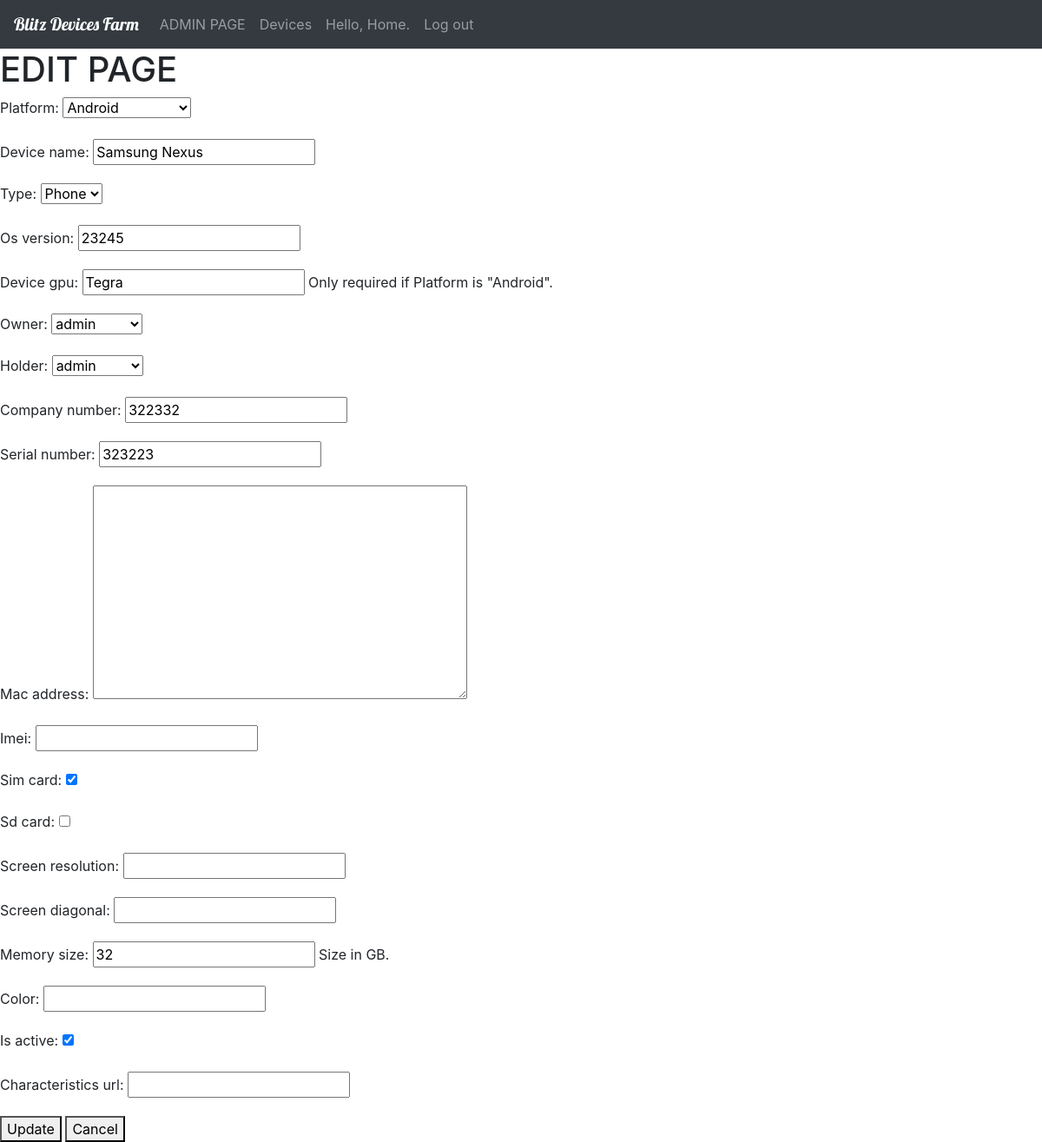
The app's page /2/edit (signed in) with its own data.
### users/models.py (models this page shows)
class User(AbstractUser):
    room = models.PositiveIntegerField(null=True)
    def __str__(self):
        return self.username

### devices_farm/models.py (models this page shows, shortened)
class Device(models.Model):
    objects = models.Manager()
    ANDROID = 'Android'
    IOS = 'iOS'
    WIN_MOBILE = 'Windows Mobile'
    PLATFORMS = (
        (IOS, IOS),
        (ANDROID, ANDROID),
        (WIN_MOBILE, WIN_MOBILE)
    )
    device_platform = models.CharField(
        name='platform',
        max_length=20,
        choices=PLATFORMS,
    )
    device_name = models.CharField(
        max_length=20,
    )
    PHONE = 'Phone'
    TABLET = 'Tablet'
    TYPES = (
        (PHONE, PHONE),
        (TABLET, TABLET),
    )
    device_type = models.CharField(
        name='type',
        max_length=20,
        choices=TYPES,
        default=PHONE,
    )
    os_version = models.CharField(
        max_length=10,
        default=None,
    )
    device_gpu = models.CharField(
        max_length=20,
        blank=True,
        help_text='Only required if Platform is "Android".',
    )
    device_owner = models.ForeignKey(
        User,
        name='owner',
        on_delete=models.SET_NULL,
        null=True,
        related_name='user_owner'
    )
    current_holder = models.ForeignKey(
        User,
        name='holder',
        on_delete=models.SET_NULL,
        null=True,
        related_name='user_holder'
    )
    company_number = models.CharField(
        max_length=20,
        blank=True,
        default='',
    )
    serial_number = models.CharField(
        max_length=20,
    )
    mac_address = MACAddressField(
        null=True,
        blank=True,
        integer=False,
        default='',
    )
    imei_number = models.CharField(
        name='imei',
        max_length=20,
        blank=True,
        default='',
    )
    sim_card = models.BooleanField(
        default=True,
    )
    sd_card = models.BooleanField(
        default=False,
    )
    screen_resolution = models.CharField(
        max_length=20,
        blank=True,
        default='',
    )
    screen_diagonal = models.CharField(
        max_length=20,
        blank=True,
        default='',
    )
    memory_size = models.IntegerField(
        help_text='Size in GB.',
    )
    device_color = models.CharField(
        name='color',
        max_length=20,
        blank=True,
        default='',
    )
    is_active = models.BooleanField(
        default=True,
    )
    characteristics_url = models.URLField(
        default='',
        blank=True,
    )
    class Meta:
        ordering = ['platform', 'type', 'device_name']

### devices_farm/views.py (the view)
# urls.py: url(r'^(?P<pk>\d+)/edit$', views.DeviceUpdate.as_view(), name='edit-device'),
class DeviceUpdate(UpdateView):
    model = Device
    fields = '__all__'
    template_name = 'devices_farm/edit_device.html'
    @method_decorator(login_required)
    def dispatch(self, request, *args, **kwargs):
        return super(DeviceUpdate, self).dispatch(request, *args, **kwargs)

### devices_farm/templates/devices_farm/edit_device.html (shortened to what this page needs)
{% extends "devices_farm/base.html" %}
{% block content %}
    <h1>EDIT PAGE</h1>
    <form method="post" action="{% url 'devices_farm:edit-device' device.pk %}">
        {{ form.as_p }}
        <button name="Submit">Update</button>
        <a href="{% url 'devices_farm:device' device.pk %}">
            <button name="Cancel">
                Cancel
            </button>
        </a>
    </form>
{% endblock content %}

### devices_farm/templates/devices_farm/base.html (shortened to what this page needs)
<!DOCTYPE html>
{% load static %}
<html lang="en">
<head>
    <link rel="stylesheet" href="https://stackpath.bootstrapcdn.com/bootstrap/4.1.3/css/bootstrap.min.css">
    <link rel="stylesheet" href="{% static 'devices_farm/devices_farm.css' %}">
    <script src="https://maxcdn.bootstrapcdn.com/bootstrap/3.3.7/js/bootstrap.min.js"></script></head>
<body>
    <nav class="navbar sticky-top navbar-expand-lg navbar-dark bg-dark">
        <a class="navbar-brand" href="#">Blitz Devices Farm</a>
        <div class="collapse navbar-collapse" id="navbarSupportedContent">
            <ul class="navbar-nav mr-auto">
                <li class="nav-item">
                    <a class="nav-link" href="http://127.0.0.1:8000/admin/">ADMIN PAGE</a>
                </li>
                {% if user.is_authenticated %}
                <li class="nav-item">
                    <a class="nav-link" href="{% url 'devices_farm:devices' %}">Devices</a>
                </li>
                <li class="nav-item">
                    <a class="nav-link" href="#">Hello, {{ user.username }}.</a>
                </li>
                <li class="nav-item">
                    <a class="nav-link" href="{% url 'users:logout' %}">Log out</a>
                </li>
                {% endif %}
            </ul>
        </div>
    </nav>
    {% block content %}
    {% endblock content %}
</body>
</html>

### devices_farm/static/devices_farm/devices_farm.css (style rules this page uses)
.navbar-brand { font-family: 'Lobster', cursive; }

### records on screen
User: username "Home"
Device: platform "Android", device_name "Samsung Nexus", type "Phone", os_version "23245", device_gpu "Tegra", owner "admin", holder "admin", company_number "322332", serial_number "323223", sim_card "☑", memory_size "32", is_active "☑"
